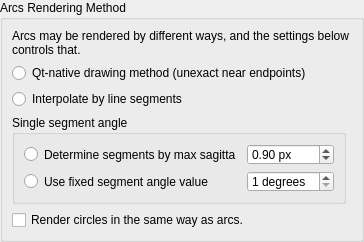
<?xml version="1.0" encoding="UTF-8"?>
<ui version="4.0">
 <class>LC_SettingsPageRendererArcs</class>
 <widget class="QWidget" name="LC_SettingsPageRendererArcs">
  <property name="geometry">
   <rect>
    <x>0</x>
    <y>0</y>
    <width>345</width>
    <height>242</height>
   </rect>
  </property>
  <layout class="QGridLayout" name="gridLayout_main">
   <property name="leftMargin">
    <number>0</number>
   </property>
   <property name="topMargin">
    <number>0</number>
   </property>
   <property name="rightMargin">
    <number>0</number>
   </property>
   <property name="bottomMargin">
    <number>0</number>
   </property>
   <item row="0" column="0">
    <widget class="QGroupBox" name="groupBox_22">
     <property name="title">
      <string>Arcs Rendering Method</string>
     </property>
     <layout class="QGridLayout" name="gridLayout_ar">
      <item row="4" column="0" colspan="2">
       <widget class="QCheckBox" name="rbRenderCirclesAsArcs">
        <property name="sizePolicy">
         <sizepolicy hsizetype="Preferred" vsizetype="Preferred">
          <horstretch>0</horstretch>
          <verstretch>0</verstretch>
         </sizepolicy>
        </property>
        <property name="toolTip">
         <string>If selected, the same rendering settings will be applied also to circles.</string>
        </property>
        <property name="text">
         <string>Render circles in the same way as arcs.</string>
        </property>
       </widget>
      </item>
      <item row="3" column="2">
       <spacer name="horizontalSpacer">
        <property name="orientation">
         <enum>Qt::Orientation::Horizontal</enum>
        </property>
        <property name="sizeHint" stdset="0">
         <size>
          <width>0</width>
          <height>0</height>
         </size>
        </property>
       </spacer>
      </item>
      <item row="1" column="0" colspan="2">
       <widget class="QRadioButton" name="rbRenderArcQT">
        <property name="sizePolicy">
         <sizepolicy hsizetype="Preferred" vsizetype="Preferred">
          <horstretch>0</horstretch>
          <verstretch>0</verstretch>
         </sizepolicy>
        </property>
        <property name="toolTip">
         <string>If this method is selected, arcs are drawn using method of QT library.  On large zooms, arcs may be rendered with errors near endpoints.</string>
        </property>
        <property name="text">
         <string>Qt-native drawing method (unexact near endpoints)</string>
        </property>
       </widget>
      </item>
      <item row="3" column="0" colspan="2">
       <widget class="QGroupBox" name="groupBox_23">
        <property name="title">
         <string>Single segment angle</string>
        </property>
        <layout class="QGridLayout" name="gridLayout_sg">
         <item row="0" column="0">
          <widget class="QRadioButton" name="rbRenderArcMethodSagitta">
           <property name="sizePolicy">
            <sizepolicy hsizetype="Preferred" vsizetype="Preferred">
             <horstretch>0</horstretch>
             <verstretch>0</verstretch>
            </sizepolicy>
           </property>
           <property name="toolTip">
            <string>If selected, the angle of the line interpolation segment is calculated to ensure that resulting sagitta (height of arc segment) is less than specified.</string>
           </property>
           <property name="text">
            <string>Determine segments by max sagitta</string>
           </property>
          </widget>
         </item>
         <item row="0" column="1">
          <widget class="QDoubleSpinBox" name="sbRenderArcMaxSagitta">
           <property name="toolTip">
            <string>Maximal distance betwen arc and segment interpolation line</string>
           </property>
           <property name="suffix">
            <string> px</string>
           </property>
           <property name="minimum">
            <double>0.050000000000000</double>
           </property>
           <property name="maximum">
            <double>20.000000000000000</double>
           </property>
           <property name="singleStep">
            <double>0.050000000000000</double>
           </property>
           <property name="value">
            <double>0.900000000000000</double>
           </property>
          </widget>
         </item>
         <item row="1" column="0">
          <widget class="QRadioButton" name="rbRenderArcMethodFixed">
           <property name="sizePolicy">
            <sizepolicy hsizetype="Preferred" vsizetype="Preferred">
             <horstretch>0</horstretch>
             <verstretch>0</verstretch>
            </sizepolicy>
           </property>
           <property name="toolTip">
            <string>If selected, the fixed angle of line interpolation segment will be used. Smaller angle deliver more smooth arc yet is slower.</string>
           </property>
           <property name="text">
            <string>Use fixed segment angle value</string>
           </property>
          </widget>
         </item>
         <item row="1" column="1">
          <widget class="QSpinBox" name="sbRenderArcSegmentAngle">
           <property name="toolTip">
            <string>Value of fixed segment's angle</string>
           </property>
           <property name="suffix">
            <string> degrees</string>
           </property>
           <property name="minimum">
            <number>1</number>
           </property>
           <property name="maximum">
            <number>30</number>
           </property>
          </widget>
         </item>
        </layout>
       </widget>
      </item>
      <item row="2" column="0" colspan="2">
       <widget class="QRadioButton" name="rbRenderArcInterpolate">
        <property name="sizePolicy">
         <sizepolicy hsizetype="Preferred" vsizetype="Preferred">
          <horstretch>0</horstretch>
          <verstretch>0</verstretch>
         </sizepolicy>
        </property>
        <property name="toolTip">
         <string>If checked, archs are drawn using line segments interpolation.  This sliminates drawing artefacts near to endpoints, yet may result drawing of less smooth arcs.  No drawing errors near endpoints on large zooms.</string>
        </property>
        <property name="text">
         <string>Interpolate by line segments</string>
        </property>
       </widget>
      </item>
      <item row="0" column="0" colspan="3">
       <widget class="QLabel" name="label">
        <property name="text">
         <string>Arcs may be rendered by different ways, and the settings below controls that.</string>
        </property>
        <property name="wordWrap">
         <bool>true</bool>
        </property>
       </widget>
      </item>
     </layout>
    </widget>
   </item>
   <item row="1" column="0">
    <spacer name="verticalSpacer">
     <property name="orientation">
      <enum>Qt::Orientation::Vertical</enum>
     </property>
     <property name="sizeHint" stdset="0">
      <size>
       <width>0</width>
       <height>0</height>
      </size>
     </property>
    </spacer>
   </item>
  </layout>
 </widget>
 <resources/>
 <connections/>
</ui>
